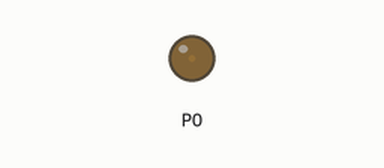
Recording of a program running on a simulated BBC micro:bit (MakeCode). Parts: output pins drawn as LEDs (lit = HIGH).

Above: at 0.05 s.
At 2.75 s:
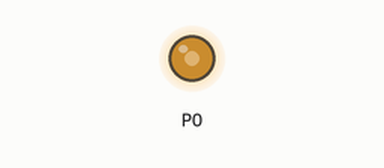
At 4.55 s:
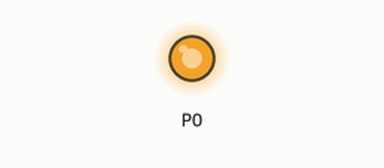
At 9.05 s:
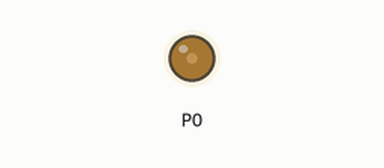
Timing chart, 0 to 13.4 s (numbered marks = the images above):
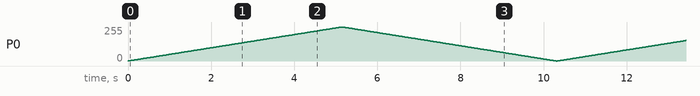

The program:

main.ts
```typescript
let val = 0
led.enable(false)
basic.forever(function () {
    while (val < 1024) {
        val = val + 1
        pins.analogWritePin(AnalogPin.P0, val)
        basic.pause(5)
    }
    while (val > 0) {
        val = val - 1
        pins.analogWritePin(AnalogPin.P0, val)
        basic.pause(5)
    }
})
```

test.ts
```typescript
// aquí va el archivo "tests"; esto no se compilará cuando este paquete se utilice como una extensión.
```
